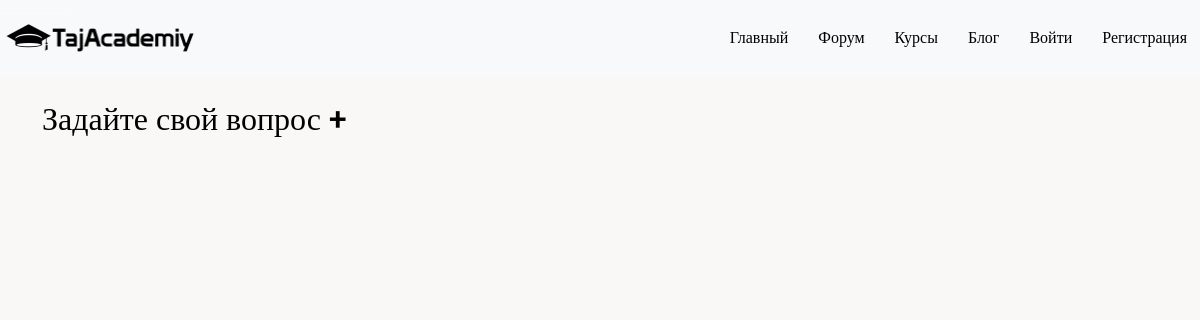
/forum, run on an earlier commit of the app's database.
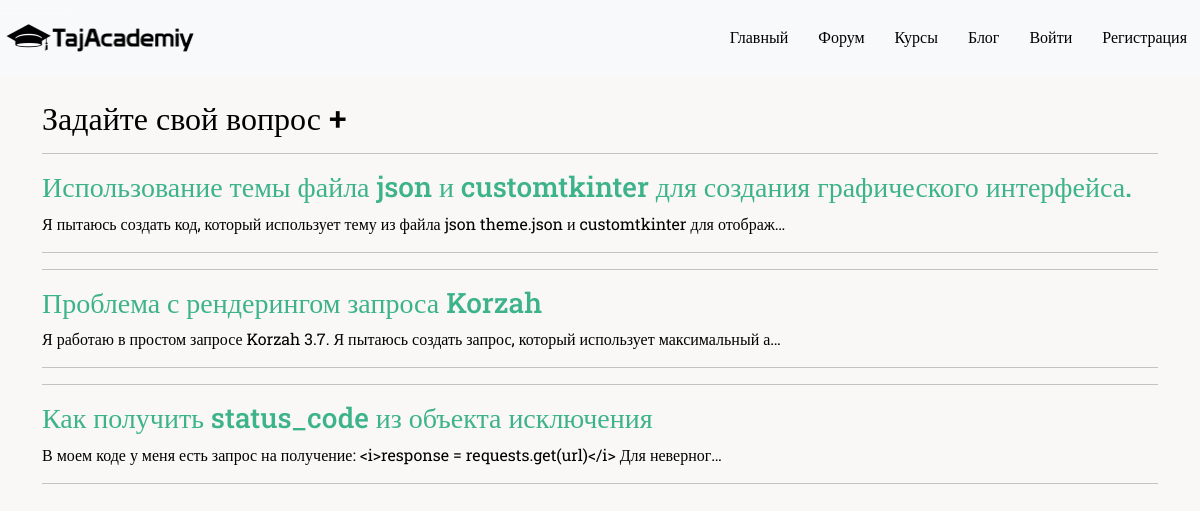
And on a later commit of the database.
### acdemiy/models.py (models this page shows, shortened)
class Forum_Model(models.Model):
    title = models.CharField(max_length=100)
    full_text = models.TextField()
    url = models.CharField( max_length=100 , blank=True)
    created = models.DateTimeField(auto_now=False, auto_now_add=True)

### acdemiy/views.py (the view)
# urls.py: path('forum' , views.forum , name="forum"),
def forum(request):
    forms = db.Forum_Model.objects.order_by('-created')
    context = {
        'forums' : forms,
        'is_detail' : False,
    }
    return render(request , 'academiy/form.html' , context)

### acdemiy/templates/academiy/form.html
{% extends "academiy/layout.html" %}
{% load static %}
{% block stili %}
<link rel="stylesheet" href="{% static 'academiy/css/forum.css' %}">{% endblock %}
{% block body %}
<div class="container" style="text-align: left;">
    {% if is_detail %}
        <div >
            <h1>{{ form.title }}</h1>
            <hr>
            <div class="alert alert-success">
            <span >{% filter linebreaksbr %}{{ form.full_text|safe }}{% endfilter %}</span>
            </div>
            <hr>
            {% if user.is_authenticated %}
                <div>
                    <h2>Ответить</h2>
                    <form action='{% url "academiy:forumansver" %}' method="post">
                        {% csrf_token %}
                        <input type="hidden" name="form_id" value="{{ form.id }}">
                        <textarea name="text" id="" cols="60" rows="5"></textarea>
                        <br>
                        <button type="submit">Ответить</button>
                    </form>
                    <hr>
                </div>
            {% else %}
            <div>чтобы ответить пожалуйста зарегистрируйтесь</div>
            {% endif %}
            <h2>Ответы<h2>
            {% for comment in comments %}
                <h3>{{ comment.user.user.username }} : {{ comment.created|date:'H:i, m.j.Y ' }}</h3>
                <p>{{ comment.text|linebreaksbr }}</p>
                <hr>
            {% endfor %}
        </div>
    {% else %}
        <div>
            <h2>
                <a href='{% url "academiy:forumcreate" %}'>
                    Задайте свой вопрос +
                </a>
            </h2>
        </div>
        {% for forum in forums %}
        <hr>
        <a href='{% url "academiy:fumdetaile" forum.id %}'>
            <h3>{{ forum.title }}</h3>
            {{ forum.full_text|truncatechars:100 }}
        </a>
        <hr>
        {% endfor %}
    {% endif %}
</div>
{% endblock %}

What changed in the data, as far as the page shows it:
added Forum_Model: title "Использование темы файла json и customtkinter для создания графического интерфейса.", full_text "Я пытаюсь создать код, который использует тему из файла json theme.json и customtkinter для отображ…"
added Forum_Model: title "Проблема с рендерингом запроса Korzah", full_text "Я работаю в простом запросе Korzah 3.7. Я пытаюсь создать запрос, который использует максимальный а…"
added Forum_Model: title "Как получить status_code из объекта исключения", full_text "В моем коде у меня есть запрос на получение: <i>response = requests.get(url)</i> Для неверног…"
